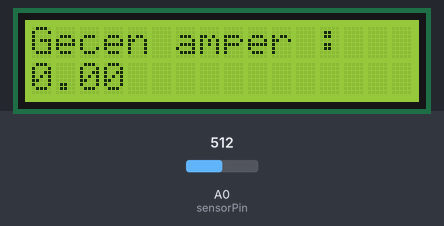
Bench run of a sketch on a simulated Arduino Uno, built with avr-gcc and run on an emulated ATmega328P. On the bench: 16×2 character LCD. The test bench sets the inputs (shaded band); at power-on: A0 (sensorPin) = 512.

Above: at 1.2 s.
1.3 s: A0 (sensorPin) set to 716
At 2.0 s:
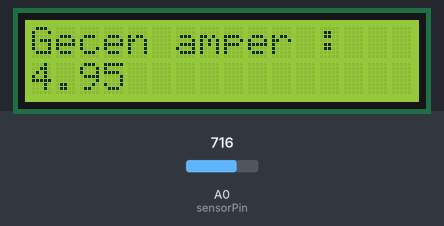
3.0 s: A0 (sensorPin) set to 900
At 3.8 s:
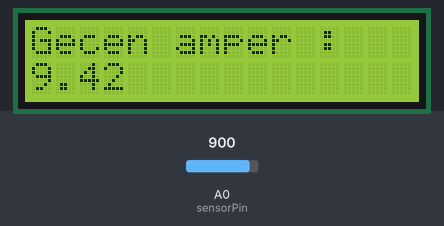
4.5 s: A0 (sensorPin) set to 1023
At 5.5 s:
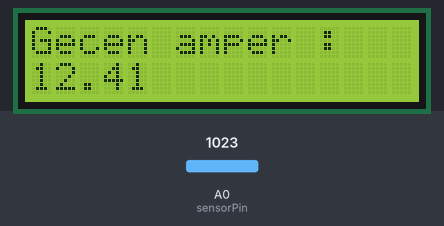
Timing chart, 0 to 7.5 s (numbered marks = the images above; inputs shaded):
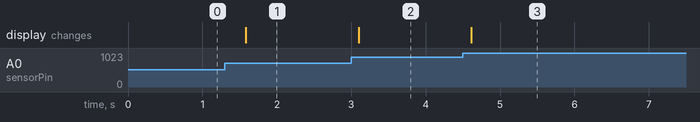

The sketch:

ACS712_ile_Akim_Olcer.ino
```cpp
#include <LiquidCrystal.h>

LiquidCrystal lcd(12,11,5,4,3,2);

int sensorPin = A0;    // select the input pin for the potentiometer
int sensorValue = 0;  // variable to store the value coming from the sensor

void setup() {
  lcd.begin(16,2);
 Serial.begin(9600);
}

void loop() {
  sensorValue = analogRead(sensorPin);
  int premap = map(sensorValue, 0, 1024, -2300, 2300);

  float vysledok = premap / float(185);
  lcd.clear();
  lcd.setCursor(0,0);
  lcd.print("Gecen amper :");
  lcd.setCursor(0,1);
  lcd.print(vysledok);
  delay(500);
}
```

Measured:
- after the input at 1.3 s, the display: changes after 0.28 s (image 1)
- after the input at 3.0 s, the display: changes after 0.10 s (image 2)
- after the input at 4.5 s, the display: changes after 0.12 s (image 3)
